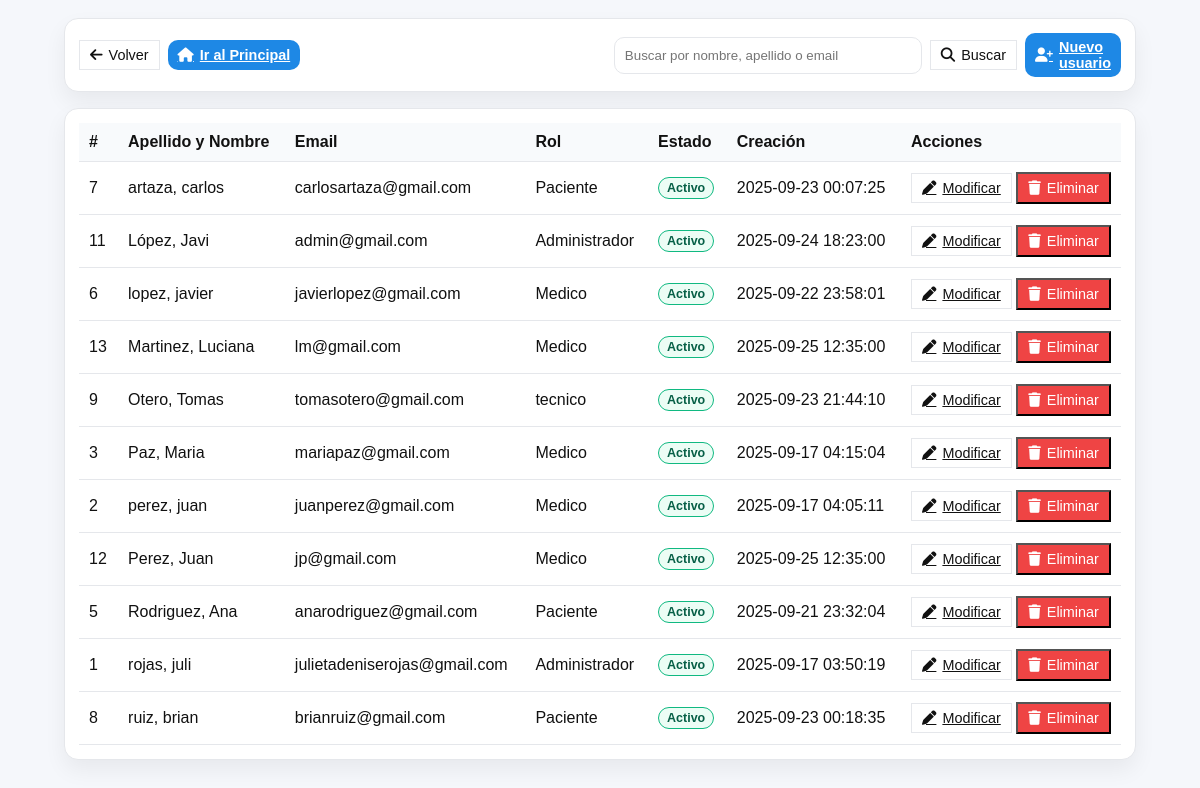
Page /interfaces/Administrador/abmMedicos.php (signed in) on the committed database.
### tables this page shows
CREATE TABLE `usuario` (
  `id_usuario` int(11) NOT NULL,
  `nombre` varchar(100) NOT NULL,
  `apellido` varchar(100) NOT NULL,
  `email` varchar(150) NOT NULL,
  `password_hash` varchar(255) NOT NULL,
  `id_rol` int(11) DEFAULT NULL,
  `activo` tinyint(1) DEFAULT 1,
  `fecha_creacion` timestamp NOT NULL DEFAULT current_timestamp(),
  `genero` varchar(100) NOT NULL,
  `img_dni` longtext NOT NULL
);

CREATE TABLE `roles` (
  `id_rol` int(11) NOT NULL,
  `nombre_rol` varchar(50) NOT NULL
);

### interfaces/Administrador/abmMedicos.php (the view, shortened to what this page needs)
<?php
$conn = ConexionBD::conectar();
$conn->set_charset('utf8mb4');
function esc($s){ return htmlspecialchars((string)$s, ENT_QUOTES, 'UTF-8'); }
$action = $_GET['action'] ?? 'list';
$search = trim($_GET['q'] ?? '');
$roles = [];
if ($r = $conn->query("SELECT id_rol, nombre_rol FROM roles ORDER BY id_rol DESC")) {
  while ($row = $r->fetch_assoc()) $roles[] = $row;
}
$usuarios = [];
if ($action==='list') {
  if ($search!=='') {
    $like = '%'.$search.'%';
    $s = $conn->prepare("
      SELECT u.id_usuario, u.nombre, u.apellido, u.email, r.nombre_rol, u.activo, u.fecha_creacion
      FROM usuario u
      LEFT JOIN roles r ON r.id_rol=u.id_rol
      WHERE u.nombre LIKE ? OR u.apellido LIKE ? OR u.email LIKE ?
      ORDER BY u.apellido,u.nombre
      LIMIT 200
    ");
    $s->bind_param('sss',$like,$like,$like);
  } else {
    $s = $conn->prepare("
      SELECT u.id_usuario, u.nombre, u.apellido, u.email, r.nombre_rol, u.activo, u.fecha_creacion
      FROM usuario u
      LEFT JOIN roles r ON r.id_rol=u.id_rol
      ORDER BY u.apellido,u.nombre
      LIMIT 200
    ");
  }
  $s->execute();
  $r = $s->get_result();
  while ($r && $row=$r->fetch_assoc()) $usuarios[]=$row;
}
?>
<!doctype html>
<html lang="es">
<head>
<link rel="stylesheet" href="https://cdnjs.cloudflare.com/ajax/libs/font-awesome/6.5.0/css/all.min.css"/>
</head>
<body>
<div class="container">
  <div class="card">
    <div class="toolbar">
      <div style="display:flex; gap:8px">
        <button class="btn-outline btn-sm" type="button" onclick="history.back()">
          <i class="fa fa-arrow-left"></i> Volver
        </button>
        <a class="btn btn-sm" href="principalAdmi.php">
          <i class="fa fa-home"></i> Ir al Principal
        </a>
      </div>
      <?php if ($action==='list'): ?>
        <form class="search" method="get" action="abmUsuarios.php">
          <input type="text" name="q" value="<?= esc($search) ?>" placeholder="Buscar por nombre, apellido o email"/>
          <button class="btn-outline btn-sm" type="submit"><i class="fa fa-search"></i> Buscar</button>
          <a class="btn btn-sm" href="abmUsuarios.php?action=new"><i class="fa fa-user-plus"></i> Nuevo usuario</a>
        </form>
      <?php else: ?>
        <div>
          <a class="btn btn-sm" href="abmUsuarios.php"><i class="fa fa-list"></i> Volver al listado</a>
        </div>
      <?php endif; ?>
    </div>
  </div>
  <?php if ($action==='list'): ?>
    <div class="card">
      <table class="table">
        <thead>
          <tr>
            <th>#</th>
            <th>Apellido y Nombre</th>
            <th>Email</th>
            <th>Rol</th>
            <th>Estado</th>
            <th>Creación</th>
            <th style="width:220px">Acciones</th>
          </tr>
        </thead>
        <tbody>
          <?php if (empty($usuarios)): ?>
            <tr>
              <td colspan="7" style="color:#666">
                No hay usuarios.
                <a class="btn btn-sm" href="abmUsuarios.php?action=new" style="margin-left:8px"><i class="fa fa-user-plus"></i> Crear primero</a>
              </td>
            </tr>
          <?php else: foreach($usuarios as $u): ?>
            <tr>
              <td><?= (int)$u['id_usuario'] ?></td>
              <td><?= esc($u['apellido'].', '.$u['nombre']) ?></td>
              <td><?= esc($u['email']) ?></td>
              <td><?= esc($u['nombre_rol'] ?? '-') ?></td>
              <td><?= (int)$u['activo'] ? '<span class="badge on">Activo</span>' : '<span class="badge off">Inactivo</span>' ?></td>
              <td><?= esc($u['fecha_creacion']) ?></td>
              <td>
                <a class="btn-outline btn-sm" href="abmUsuarios.php?action=edit&id=<?= (int)$u['id_usuario'] ?>">
                  <i class="fa fa-pen"></i> Modificar
                </a>
                <form style="display:inline" method="post" onsubmit="return confirm('¿Eliminar este usuario?')">
                  <button class="btn-danger btn-sm" type="submit">
                    <i class="fa fa-trash"></i> Eliminar
                  </button>
                </form>
              </td>
            </tr>
          <?php endforeach; endif; ?>
        </tbody>
      </table>
    </div>
  <?php endif; ?>
</div>
</body>
</html>

### interfaces/Administrador/abmMedicos.php (style rules this page uses)
:root { --brand:#1e88e5; --brand-dark:#1565c0; --border:#e5e7eb; --ok:#16a34a; --warn:#f59e0b; --bad:#ef4444; }
* { box-sizing:border-box }
body { margin:0;font-family:Arial,Helvetica,sans-serif;background:#f5f7fb;color:#111 }
.container { max-width:1100px;margin:18px auto;padding:0 14px }
.card { background:#fff;border:1px solid var(--border);border-radius:14px;box-shadow:0 10px 22px rgba(0,0,0,.06);padding:14px;margin:16px 0 }
.toolbar { display:flex;justify-content:space-between;align-items:center;gap:10px }
.btn { border:none;border-radius:10px;background:var(--brand);color:#fff;padding:8px 12px;cursor:pointer;font-weight:700 }
.btn-outline { background:#fff;color:#111;border:1px solid var(--border) }
.btn-danger { background:var(--bad); color:#fff }
.btn-sm { font-size:.9rem;padding:6px 10px;height:auto;display:inline-flex;align-items:center;gap:6px }
.search { display:flex;gap:8px;align-items:center }
.search input { padding:8px 10px;border:1px solid var(--border);border-radius:10px;min-width:260px }
.table { width:100%;border-collapse:collapse }
.table th,.table td { padding:10px;border-bottom:1px solid var(--border);text-align:left }
.table th { background:#f8fafc }
.badge { display:inline-block;padding:3px 8px;border-radius:999px;font-weight:700;font-size:.78rem }
.badge.on { background:#ecfdf5;color:#065f46;border:1px solid #10b981 }
input[type="text"], input[type="email"], input[type="password"], select { width:100%;padding:10px;border:1px solid var(--border);border-radius:10px }

### rows in the picture
usuario: id_usuario "7", apellido+nombre "artaza, carlos", email "carlosartaza@gmail.com", id_rol.nombre_rol "Paciente", activo "Activo", fecha_creacion "2025-09-23 00:07:25"
usuario: id_usuario "11", apellido+nombre "López, Javi", email "admin@gmail.com", id_rol.nombre_rol "Administrador", activo "Activo", fecha_creacion "2025-09-24 18:23:00"
usuario: id_usuario "6", apellido+nombre "lopez, javier", email "javierlopez@gmail.com", id_rol.nombre_rol "Medico", activo "Activo", fecha_creacion "2025-09-22 23:58:01"
usuario: id_usuario "13", apellido+nombre "Martinez, Luciana", email "lm@gmail.com", id_rol.nombre_rol "Medico", activo "Activo", fecha_creacion "2025-09-25 12:35:00"
usuario: id_usuario "9", apellido+nombre "Otero, Tomas", email "tomasotero@gmail.com", id_rol.nombre_rol "tecnico", activo "Activo", fecha_creacion "2025-09-23 21:44:10"
usuario: id_usuario "3", apellido+nombre "Paz, Maria", email "mariapaz@gmail.com", id_rol.nombre_rol "Medico", activo "Activo", fecha_creacion "2025-09-17 04:15:04"
usuario: id_usuario "2", apellido+nombre "perez, juan", email "juanperez@gmail.com", id_rol.nombre_rol "Medico", activo "Activo", fecha_creacion "2025-09-17 04:05:11"
usuario: id_usuario "12", apellido+nombre "Perez, Juan", email "jp@gmail.com", id_rol.nombre_rol "Medico", activo "Activo", fecha_creacion "2025-09-25 12:35:00"
usuario: id_usuario "5", apellido+nombre "Rodriguez, Ana", email "anarodriguez@gmail.com", id_rol.nombre_rol "Paciente", activo "Activo", fecha_creacion "2025-09-21 23:32:04"
usuario: id_usuario "1", apellido+nombre "rojas, juli", email "julietadeniserojas@gmail.com", id_rol.nombre_rol "Administrador", activo "Activo", fecha_creacion "2025-09-17 03:50:19"
usuario: id_usuario "8", apellido+nombre "ruiz, brian", email "brianruiz@gmail.com", id_rol.nombre_rol "Paciente", activo "Activo", fecha_creacion "2025-09-23 00:18:35"
